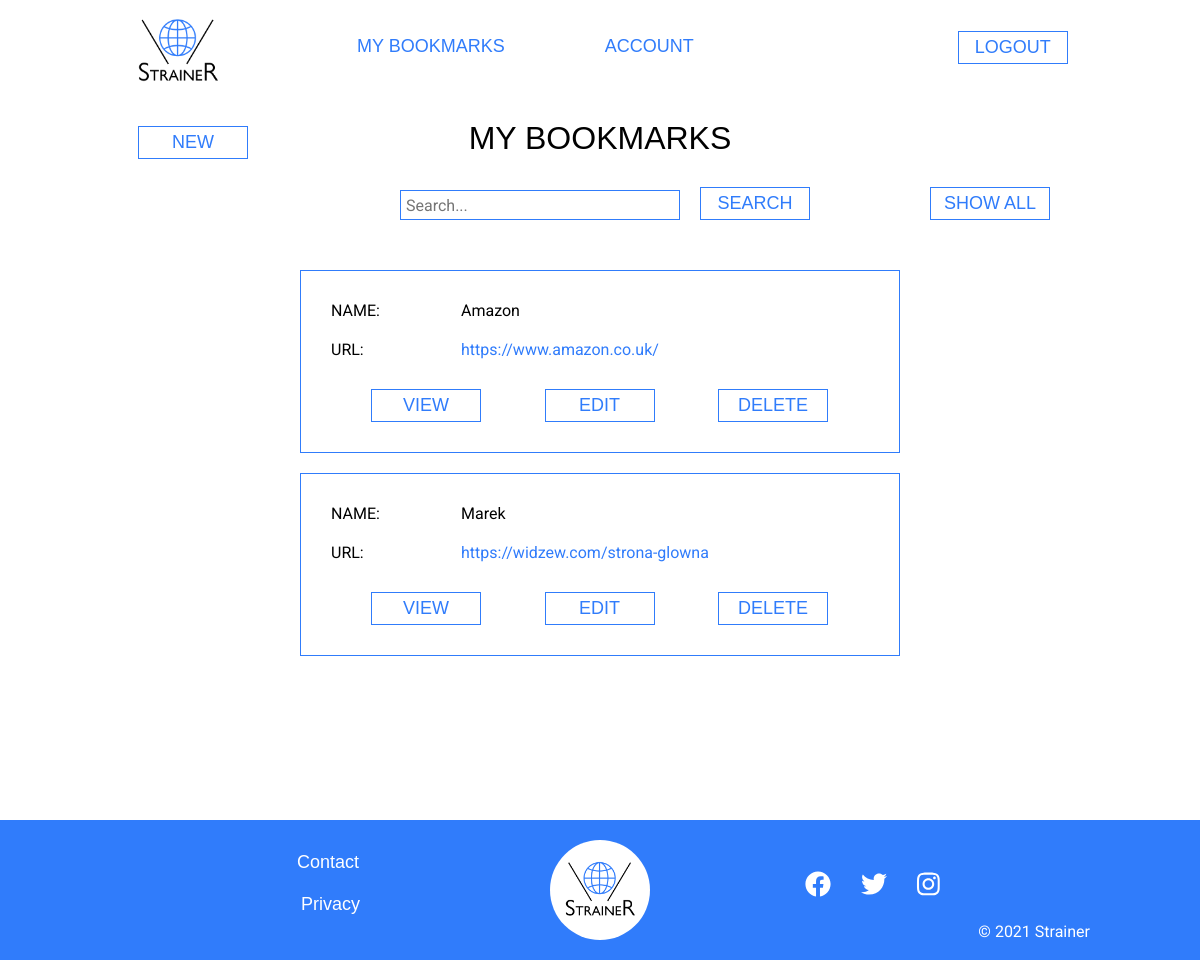
Before: /my-bookmarks (signed in) with the older database file.
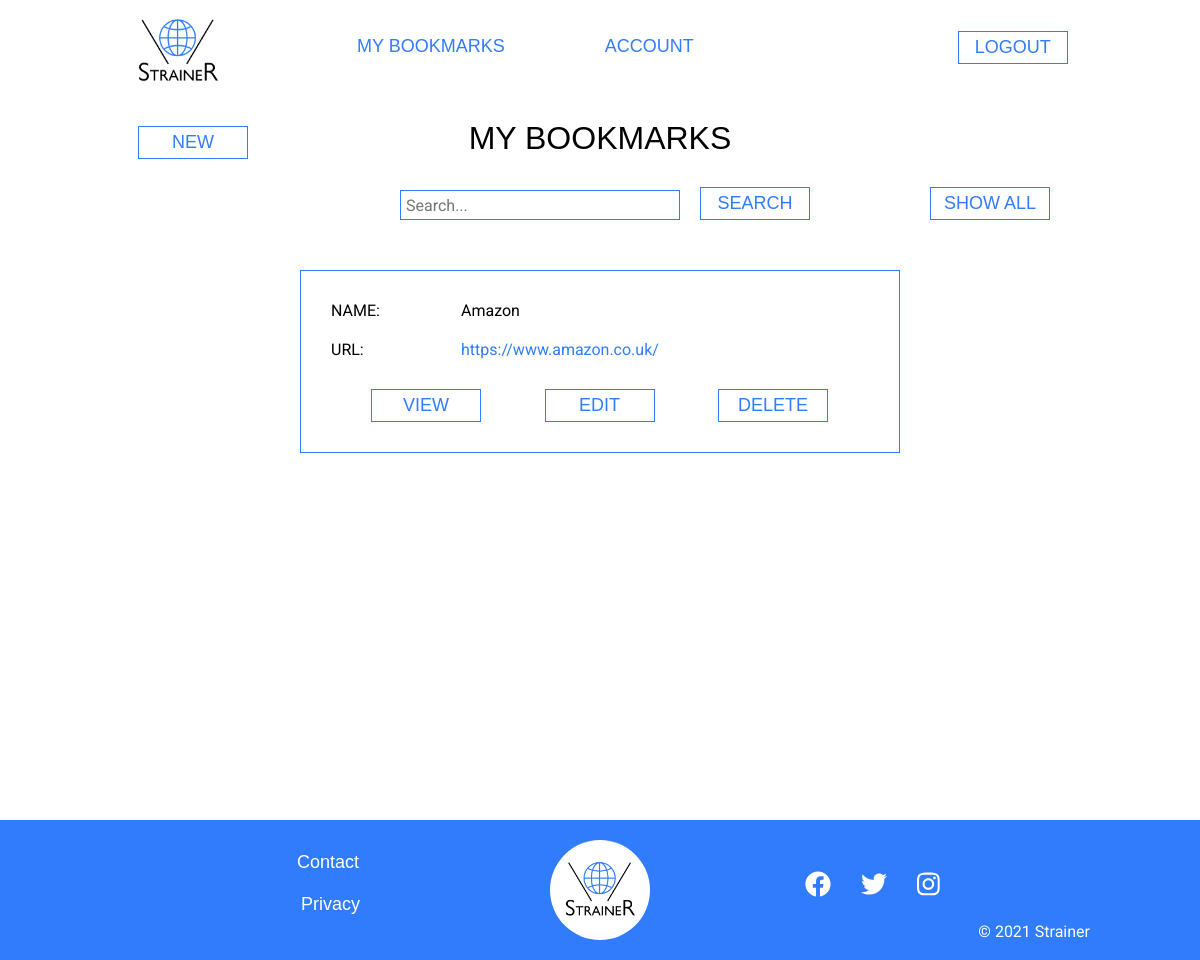
After: the same page with the newer database file.
### tables this page shows
CREATE TABLE bookmarks 
		(bookmark_id INTEGER PRIMARY KEY AUTOINCREMENT,
		name TEXT,
		category TEXT,
		url TEXT,
		notes TEXT,
		user_id INTEGER,
		FOREIGN KEY(user_id) REFERENCES users(user_id));

### views_auth.py (the view)
@views_auth.route('/my-bookmarks', methods=['GET','POST'])
@requires_login
def my_bookmarks():
	conn = sqlite3.connect(db_location)
	cursor = conn.cursor()
	query_user = "SELECT * FROM users WHERE email=?"
	cursor.execute(query_user,(session['email'],))
	user_info = cursor.fetchall()
	if user_info == []:
		pass
	else:
		session['user_id'] = user_info[0][0]
		user_id = user_info[0][0]
	user_id = session['user_id']
	if request.form.get('search_bookmark') == 'search_bookmark':
		search_term = request.form.get('search_term')
		conn = sqlite3.connect(db_location)
		cursor = conn.cursor()
		query_search = "SELECT * FROM bookmarks WHERE ((name LIKE ?) OR (category LIKE ?) OR (url LIKE ?) OR (notes LIKE ?)) AND user_id=? ORDER BY name";
		cursor.execute(query_search,(f"%{search_term}%",f"%{search_term}%",f"%{search_term}%",f"%{search_term}%",user_id))
		user_bookmarks_search = cursor.fetchall()
		conn.close()
		if user_bookmarks_search == []:
			user_bookmarks = user_bookmarks_search
			flash('Sorry, no specified bookmarks found. Please try again.', category='search_error')
		else:
			user_bookmarks = user_bookmarks_search
			flash('Result(s) for: "' + search_term + '"', category='search_success')
	elif request.form.get('show_all_bookmarks') == 'show_all_bookmarks':
		query_bookmarks = "SELECT * FROM bookmarks WHERE user_id=? ORDER BY name"
		cursor.execute(query_bookmarks,(user_id,))
		user_bookmarks = cursor.fetchall()
		conn.close()
	else:
		query_bookmarks = "SELECT * FROM bookmarks WHERE user_id=? ORDER BY name"
		cursor.execute(query_bookmarks,(user_id,))
		user_bookmarks = cursor.fetchall()
		conn.close()
	if request.form.get('view_bookmark') == 'view_bookmark':
		bookmark_id = request.form.get('hidden_bookmark_id')
		session['bookmark_id'] = bookmark_id
		return redirect(url_for('views_auth.view_bookmark'))
	if request.form.get('edit_bookmark') == 'edit_bookmark':
		bookmark_id = request.form.get('hidden_bookmark_id')
		session['bookmark_id'] = bookmark_id
		return redirect(url_for('views_auth.edit_bookmark'))
	if request.form.get('delete_bookmark') == 'delete_bookmark':
		bookmark_id = request.form.get('hidden_bookmark_id')
		session['bookmark_id'] = bookmark_id
		return redirect(url_for('views_auth.delete_bookmark'))
	return render_template("auth/my_bookmarks.html", user_bookmarks=user_bookmarks)

### __init__.py (called while the page is built)
def requires_login(f):
    @wraps(f)
    def decorated(*args,**kwargs):
        status = session.get('logged',False)
        if not status:
            return redirect(url_for('views_public.login'))
        return f(*args,**kwargs)
    return decorated

### templates/auth/my_bookmarks.html (shortened to what this page needs)
{% extends "base.html" %}
{% block content %}
	<div class="new-bookmark">
		<a href="/new-bookmark">NEW</a>
	</div>
	<h1>MY BOOKMARKS</h1>
	<div id="search-main-container">
		<div id="search-container">
			<form method="POST" autocomplete="off">
		        <input title="Search form - main navigation menu" type="text" name="search_term" placeholder="Search..." />
		        <button type="submit">SEARCH</button>
		    </form>
		</div>
		<div id="show-all-container">
			<form method="POST">
		        <button type="submit">SHOW ALL</button>
		    </form>
		</div>
	</div>
	<div id="my-bookmarks-main-container">
	{% for user_bookmark in user_bookmarks %}
		<div>
			<div>
				<p>NAME:</p>
				<p>{{ user_bookmark[1] }}</p>
				<p>URL:</p>
				<p><a href="{{ user_bookmark[3] }}" target="_blank">{{ user_bookmark[3] }}</a></p>
			</div>
			<div>
				<form method="POST">
					<button type="submit">VIEW</button>
				</form>
				<form method="POST">
					<button type="submit">EDIT</button>
				</form>
				<form method="POST">
					<button type="submit">DELETE</button>
				</form>
			</div>
		</div>
	{% endfor %}
	</div>
{% endblock %}

### templates/base.html (shortened to what this page needs)
<!DOCTYPE html>
<html>
	<head>
		<link rel="stylesheet" href="{{ url_for('static', filename='css/main.css') }}" />
        <link rel="stylesheet" href="https://use.typekit.net/bcn0yca.css">
	</head>
	<body>
		<nav>
			<div>
				{% if (session['logged'] != True) %}
					<a href="/" title="Home page"><img src="static/images/logo.png" /></a>
					<a class="link-unlogged" href="/about" title="About page">ABOUT</a>
					<a class="button-unlogged" href="/login" title="Login page">LOGIN</a>
					<a class="button-unlogged" href="/register" title="Register page">REGISTER</a>
				{% else %}
					<a href="/" title="Home page"><img id="logo-top" src="static/images/logo.png" /></a>
					<a class="link-logged" href="/my-bookmarks" title="My Bookmarks page">MY BOOKMARKS</a>
					<a class="link-logged" href="/account" title="Account page">ACCOUNT</a>
					<a class="button-logged" href="/logout" title="Logout">LOGOUT</a>
				{% endif %}
			</div>
		</nav>
		<div id="main-content">
			<div>
				{% block content %}Base{% endblock %}
			</div>
		</div>
		<footer>
			<div>
				<div>
					<a class="footer-links" href="/contact" title="Contact page">Contact</a>
					<a class="footer-links" href="/privacy" title="Privacy page">Privacy</a>
				</div>
				<div>
					<a href="/" title="Home page"><img src="static/images/logo.png" /></a>
				</div>
				<div>
					<a id="fb-ico" class="footer-social" href="https://www.facebook.com/profile.php?id=100076352072566" target="_blank"><i class="fab fa-facebook"></i></a>
					<a id="tw-ico" class="footer-social" href="https://twitter.com/StrainerMain" target="_blank"><i class="fab fa-twitter"></i></a>
					<a id="ig-ico" class="footer-social" href="https://www.instagram.com/strainer_11/" target="_blank"><i class="fab fa-instagram"></i></a>
					<p>&copy; 2021 Strainer</p>
				</div>
			</div>
		</footer>
	</body>
</html>

Changed rows visible on the page:
removed bookmarks: name "Marek", url "https://widzew.com/strona-glowna"
